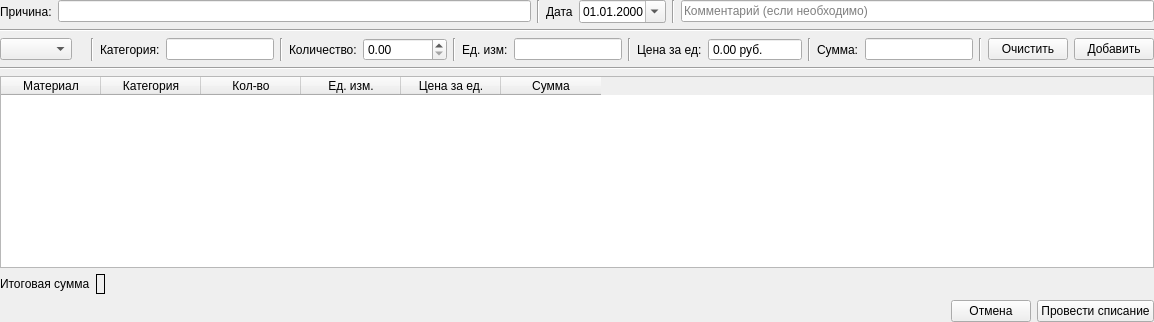
         <widget class="QWidget" name="page_5">
          <layout class="QGridLayout" name="gridLayout_27">
           <property name="leftMargin">
            <number>0</number>
           </property>
           <property name="topMargin">
            <number>0</number>
           </property>
           <property name="rightMargin">
            <number>0</number>
           </property>
           <property name="bottomMargin">
            <number>0</number>
           </property>
           <item row="0" column="0">
            <layout class="QGridLayout" name="gridLayout_28">
             <item row="3" column="0" colspan="7">
              <widget class="Line" name="line_19">
               <property name="orientation">
                <enum>Qt::Orientation::Horizontal</enum>
               </property>
              </widget>
             </item>
             <item row="0" column="1">
              <widget class="QLineEdit" name="le_outgoing_reason"/>
             </item>
             <item row="4" column="0" colspan="7">
              <widget class="QTableWidget" name="tw_outgoing_editor">
               <property name="palette">
                <palette>
                 <active>
                  <colorrole role="Highlight">
                   <brush brushstyle="SolidPattern">
                    <color alpha="255">
                     <red>187</red>
                     <green>202</green>
                     <blue>212</blue>
                    </color>
                   </brush>
                  </colorrole>
                 </active>
                 <inactive>
                  <colorrole role="Highlight">
                   <brush brushstyle="SolidPattern">
                    <color alpha="255">
                     <red>187</red>
                     <green>202</green>
                     <blue>212</blue>
                    </color>
                   </brush>
                  </colorrole>
                 </inactive>
                 <disabled/>
                </palette>
               </property>
               <property name="alternatingRowColors">
                <bool>true</bool>
               </property>
               <property name="selectionMode">
                <enum>QAbstractItemView::SelectionMode::NoSelection</enum>
               </property>
               <property name="verticalScrollMode">
                <enum>QAbstractItemView::ScrollMode::ScrollPerPixel</enum>
               </property>
               <attribute name="verticalHeaderVisible">
                <bool>false</bool>
               </attribute>
               <column>
                <property name="text">
                 <string>Материал</string>
                </property>
               </column>
               <column>
                <property name="text">
                 <string>Категория</string>
                </property>
               </column>
               <column>
                <property name="text">
                 <string>Кол-во</string>
                </property>
               </column>
               <column>
                <property name="text">
                 <string>Ед. изм.</string>
                </property>
               </column>
               <column>
                <property name="text">
                 <string>Цена за ед.</string>
                </property>
               </column>
               <column>
                <property name="text">
                 <string>Сумма</string>
                </property>
               </column>
              </widget>
             </item>
             <item row="0" column="2">
              <widget class="Line" name="line_20">
               <property name="orientation">
                <enum>Qt::Orientation::Vertical</enum>
               </property>
              </widget>
             </item>
             <item row="0" column="0">
              <widget class="QLabel" name="label_19">
               <property name="text">
                <string>Причина:</string>
               </property>
              </widget>
             </item>
             <item row="5" column="0" colspan="7">
              <layout class="QHBoxLayout" name="horizontalLayout_6">
               <item>
                <widget class="QLabel" name="label_12">
                 <property name="text">
                  <string>Итоговая сумма</string>
                 </property>
                </widget>
               </item>
               <item>
                <widget class="QLabel" name="lb_new_outgoing_total_value">
                 <property name="frameShape">
                  <enum>QFrame::Shape::Box</enum>
                 </property>
                 <property name="text">
                  <string/>
                 </property>
                </widget>
               </item>
               <item>
                <spacer name="horizontalSpacer_11">
                 <property name="orientation">
                  <enum>Qt::Orientation::Horizontal</enum>
                 </property>
                 <property name="sizeHint" stdset="0">
                  <size>
                   <width>40</width>
                   <height>20</height>
                  </size>
                 </property>
                </spacer>
               </item>
              </layout>
             </item>
             <item row="0" column="3">
              <widget class="QLabel" name="label_13">
               <property name="text">
                <string>Дата</string>
               </property>
              </widget>
             </item>
             <item row="6" column="0" colspan="7">
              <layout class="QHBoxLayout" name="horizontalLayout_2">
               <item>
                <spacer name="horizontalSpacer_12">
                 <property name="orientation">
                  <enum>Qt::Orientation::Horizontal</enum>
                 </property>
                 <property name="sizeHint" stdset="0">
                  <size>
                   <width>40</width>
                   <height>20</height>
                  </size>
                 </property>
                </spacer>
               </item>
               <item>
                <widget class="QPushButton" name="pb_new_outgoing_cancel">
                 <property name="text">
                  <string>Отмена</string>
                 </property>
                </widget>
               </item>
               <item>
                <widget class="QPushButton" name="pb_new_outgoing_save">
                 <property name="text">
                  <string>Провести списание</string>
                 </property>
                </widget>
               </item>
              </layout>
             </item>
             <item row="0" column="5">
              <widget class="Line" name="line_21">
               <property name="orientation">
                <enum>Qt::Orientation::Vertical</enum>
               </property>
              </widget>
             </item>
             <item row="2" column="0" colspan="7">
              <layout class="QHBoxLayout" name="horizontalLayout_7">
               <item>
                <widget class="QComboBox" name="cb_out_add_material"/>
               </item>
               <item>
                <widget class="QLabel" name="lb_out_available_qty">
                 <property name="text">
                  <string/>
                 </property>
                </widget>
               </item>
               <item>
                <widget class="Line" name="line_12">
                 <property name="orientation">
                  <enum>Qt::Orientation::Vertical</enum>
                 </property>
                </widget>
               </item>
               <item>
                <widget class="QLabel" name="label_14">
                 <property name="text">
                  <string>Категория:</string>
                 </property>
                </widget>
               </item>
               <item>
                <widget class="QLineEdit" name="le_out_add_category">
                 <property name="readOnly">
                  <bool>true</bool>
                 </property>
                </widget>
               </item>
               <item>
                <widget class="Line" name="line_13">
                 <property name="orientation">
                  <enum>Qt::Orientation::Vertical</enum>
                 </property>
                </widget>
               </item>
               <item>
                <widget class="QLabel" name="label_15">
                 <property name="text">
                  <string>Количество:</string>
                 </property>
                </widget>
               </item>
               <item>
                <widget class="QDoubleSpinBox" name="dsb_out_add_qty">
                 <property name="buttonSymbols">
                  <enum>QAbstractSpinBox::ButtonSymbols::UpDownArrows</enum>
                 </property>
                 <property name="specialValueText">
                  <string/>
                 </property>
                 <property name="maximum">
                  <double>999999.000000000000000</double>
                 </property>
                </widget>
               </item>
               <item>
                <widget class="Line" name="line_14">
                 <property name="orientation">
                  <enum>Qt::Orientation::Vertical</enum>
                 </property>
                </widget>
               </item>
               <item>
                <widget class="QLabel" name="label_16">
                 <property name="text">
                  <string>Ед. изм:</string>
                 </property>
                </widget>
               </item>
               <item>
                <widget class="QLineEdit" name="le_out_add_unit">
                 <property name="readOnly">
                  <bool>true</bool>
                 </property>
                </widget>
               </item>
               <item>
                <widget class="Line" name="line_15">
                 <property name="orientation">
                  <enum>Qt::Orientation::Vertical</enum>
                 </property>
                </widget>
               </item>
               <item>
                <widget class="QLabel" name="label_17">
                 <property name="text">
                  <string>Цена за ед:</string>
                 </property>
                </widget>
               </item>
               <item>
                <widget class="QDoubleSpinBox" name="dsb_out_add_price">
                 <property name="readOnly">
                  <bool>true</bool>
                 </property>
                 <property name="buttonSymbols">
                  <enum>QAbstractSpinBox::ButtonSymbols::NoButtons</enum>
                 </property>
                 <property name="suffix">
                  <string> руб.</string>
                 </property>
                 <property name="maximum">
                  <double>999999.000000000000000</double>
                 </property>
                </widget>
               </item>
               <item>
                <widget class="Line" name="line_16">
                 <property name="orientation">
                  <enum>Qt::Orientation::Vertical</enum>
                 </property>
                </widget>
               </item>
               <item>
                <widget class="QLabel" name="label_18">
                 <property name="text">
                  <string>Сумма:</string>
                 </property>
                </widget>
               </item>
               <item>
                <widget class="QLineEdit" name="le_out_add_sum">
                 <property name="readOnly">
                  <bool>true</bool>
                 </property>
                </widget>
               </item>
               <item>
                <widget class="Line" name="line_17">
                 <property name="orientation">
                  <enum>Qt::Orientation::Vertical</enum>
                 </property>
                </widget>
               </item>
               <item>
                <widget class="QPushButton" name="pb_out_clear_fields">
                 <property name="text">
                  <string>Очистить</string>
                 </property>
                </widget>
               </item>
               <item>
                <widget class="QPushButton" name="pb_out_add_row">
                 <property name="text">
                  <string>Добавить</string>
                 </property>
                 <property name="autoDefault">
                  <bool>false</bool>
                 </property>
                 <property name="default">
                  <bool>false</bool>
                 </property>
                 <property name="flat">
                  <bool>false</bool>
                 </property>
                </widget>
               </item>
              </layout>
             </item>
             <item row="0" column="6">
              <widget class="QLineEdit" name="le_new_outgoing_description">
               <property name="placeholderText">
                <string>Комментарий (если необходимо)</string>
               </property>
              </widget>
             </item>
             <item row="1" column="0" colspan="7">
              <widget class="Line" name="line_18">
               <property name="orientation">
                <enum>Qt::Orientation::Horizontal</enum>
               </property>
              </widget>
             </item>
             <item row="0" column="4">
              <widget class="QDateEdit" name="de_new_outgoing_date">
               <property name="displayFormat">
                <string>dd.MM.yyyy</string>
               </property>
               <property name="calendarPopup">
                <bool>true</bool>
               </property>
               <property name="timeSpec">
                <enum>Qt::TimeSpec::LocalTime</enum>
               </property>
              </widget>
             </item>
            </layout>
           </item>
          </layout>
         </widget>
